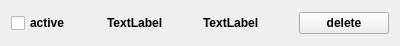
<?xml version="1.0" encoding="UTF-8"?>
<ui version="4.0">
 <class>FormSample</class>
 <widget class="QWidget" name="FormSample">
  <property name="geometry">
   <rect>
    <x>0</x>
    <y>0</y>
    <width>400</width>
    <height>46</height>
   </rect>
  </property>
  <property name="windowTitle">
   <string>Form</string>
  </property>
  <layout class="QHBoxLayout" name="horizontalLayout">
   <item>
    <widget class="QCheckBox" name="checkBox">
     <property name="font">
      <font>
       <family>Helvetica</family>
       <weight>75</weight>
       <bold>true</bold>
      </font>
     </property>
     <property name="text">
      <string>active</string>
     </property>
    </widget>
   </item>
   <item>
    <widget class="QLabel" name="labelSampleName">
     <property name="font">
      <font>
       <family>Helvetica</family>
       <weight>75</weight>
       <bold>true</bold>
      </font>
     </property>
     <property name="text">
      <string>TextLabel</string>
     </property>
    </widget>
   </item>
   <item>
    <widget class="QLabel" name="labelSampleInfo">
     <property name="font">
      <font>
       <family>Helvetica</family>
       <weight>75</weight>
       <bold>true</bold>
      </font>
     </property>
     <property name="text">
      <string>TextLabel</string>
     </property>
    </widget>
   </item>
   <item>
    <widget class="QPushButton" name="pushButton">
     <property name="font">
      <font>
       <family>Helvetica</family>
       <weight>75</weight>
       <bold>true</bold>
      </font>
     </property>
     <property name="text">
      <string>delete</string>
     </property>
    </widget>
   </item>
  </layout>
 </widget>
 <resources/>
 <connections/>
</ui>
